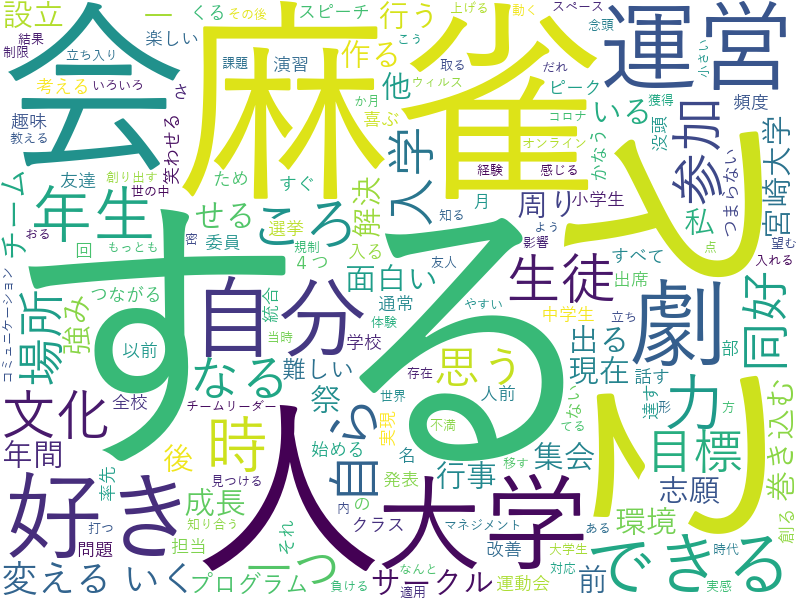

Recreate this plot in Python.
#Windows,janome,wordcloudが必要です。

from janome.tokenizer import Tokenizer

# テキストデータの読み込み
text_data = open("gakutika.txt", "rb").read()
# テキストデータの文字コードをUTF-8に指定
text = text_data.decode('utf-8')

# 形態素解析
t = Tokenizer()
seps = t.tokenize(text)

gakutika_list = []
# 抽出する品詞を指定
tags = ["名詞","動詞", "副詞", "形容詞", "形容動詞"]

for _ in seps:
    #単語の抽出
    if _.base_form == '*':
        word = _.surface
    else:
        word = _.base_form

    #品詞の抽出
    ps = _.part_of_speech
    word_class = ps.split(',')[0]

    #特定の品詞のみ抽出
    if word_class in tags:
        gakutika_list.append(word)

print(gakutika_list)

#wordcloudをインポート
from wordcloud import WordCloud, ImageColorGenerator

text = ' '.join(gakutika_list)

#日本語テキストデータを取り扱うパス
fpath = "C:/Windows/Fonts/YuGothM.ttc"
#背景を白に、幅と高さも設定
wordcloud = WordCloud(background_color="White",font_path=fpath,width = 800,height = 600).generate(text)

import numpy as np
from PIL import Image
import matplotlib.pyplot as plt

def get_wordcrowd_mask(text, imgpath):
    #画像を取得して、numpy形式に変換
    img_color = np.array(Image.open(imgpath))
    #wordcloudでも画像形式を設定
    wc = WordCloud(width=800,
                   height=600,
                   font_path=fpath,
                   mask=img_color,
                   collocations=False,#単語の重複防止
                   #background_color="White",
                   stopwords={'こと', 'する','会'},#禁止単語の設定
                   colormap="YlOrRd"
                   ).generate(text)

    image_colors = ImageColorGenerator(img_color)
    #図のサイズを６＊６指定、１インチあたりのドット数を２００に指定
    plt.figure(figsize=(6,6),dpi=500)
    #画像を補完
    plt.imshow(wc,interpolation="bilinear")
    plt.axis("off")
    plt.show()
    #pngで保存
    wc.to_file("./gakutika_mask.png")

get_wordcrowd_mask(text,".\sun.jpg")

#pngで保存
wordcloud.to_file("./gakutika.png")
